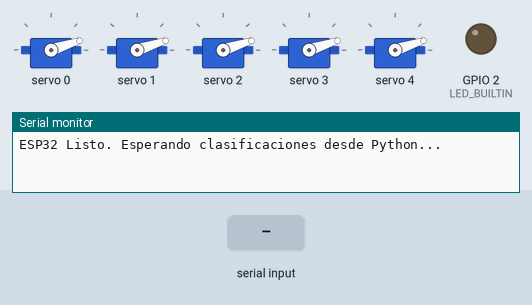
A sketch run on a simulated ESP32. Shown: 5 × servo, output pins drawn as LEDs (lit = HIGH), the last lines printed to the serial monitor. The test bench sets the inputs (shaded band).

Above: at 1.4 s.
1.5 s: "MANO_ABIERTA\n" received over Serial
At 1.9 s:
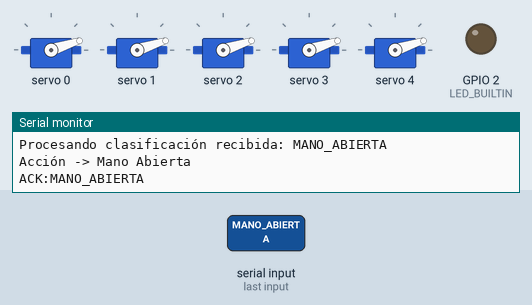
3.1 s: "PUNO\n" received over Serial
At 3.9 s:
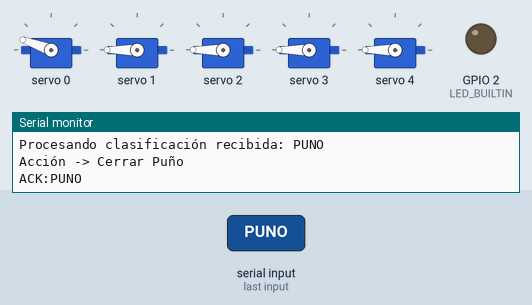
4.7 s: "LIKE\n" received over Serial
At 5.5 s:
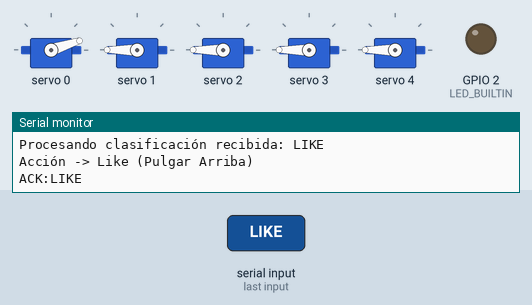
6.3 s: "ROCK\n" received over Serial
At 7.6 s:
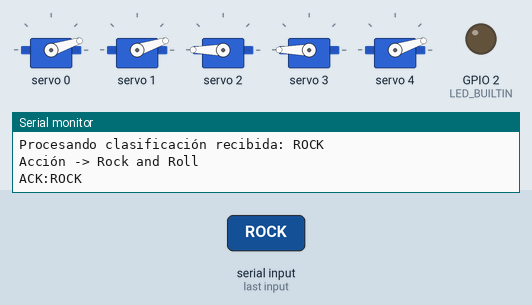
7.9 s: "NUMERO_2\n" received over Serial
At 8.3 s:
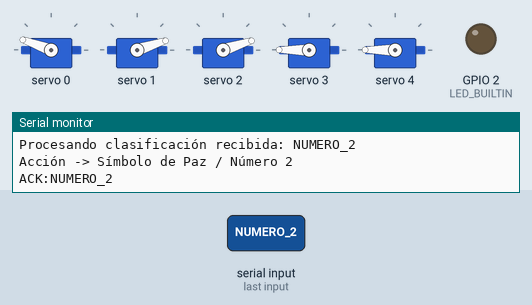
Timing chart, 0 to 10.5 s (numbered marks = the images above; inputs shaded):
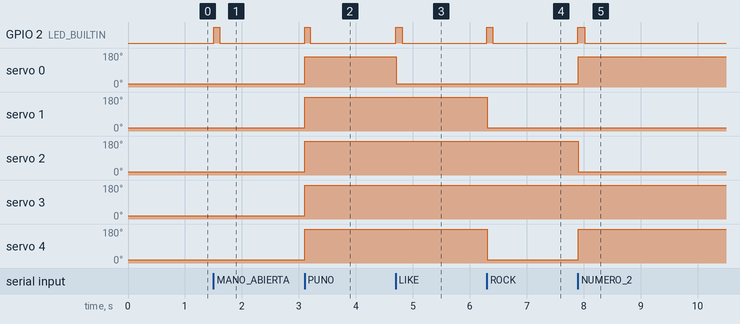

The sketch:

ejemplo_recibir_serial.ino
```cpp
/*
  ================================================================
   EJEMPLO: RECIBIR CLASIFICACIÓN DESDE PYTHON VIA PUERTO SERIAL
  ================================================================
   Este sketch muestra cómo recibir y procesar el resultado de
   un clasificador de gestos enviado desde Python por puerto serial.

   Es compatible con tu hardware:
     ESP32 + Controlador PCA9685 + 5 Servos de los dedos.

   Conexiones I2C del PCA9685 al ESP32:
     PCA9685 SDA  ──>  ESP32 GPIO 21
     PCA9685 SCL  ──>  ESP32 GPIO 22
     PCA9685 VCC  ──>  3.3V del ESP32
     PCA9685 GND  ──>  GND común
     PCA9685 V+   ──>  5V externo para servos
  ================================================================
*/

#include <Wire.h>
#include <Adafruit_PWMServoDriver.h>

// Instanciar el driver PCA9685 (dirección I2C por defecto 0x40)
Adafruit_PWMServoDriver pca = Adafruit_PWMServoDriver(0x40);

// Pines de los servos en el PCA9685
#define CANAL_PULGAR   0
#define CANAL_INDICE   1
#define CANAL_MEDIO    2
#define CANAL_ANULAR   3
#define CANAL_MENIQUE  4

// Frecuencia para servos analógicos (50Hz)
#define FRECUENCIA_SERVO  50

// Calibración de pulsos para Servos (0 a 180 grados aprox. en SG90)
// Ajusta estos valores según la respuesta física de tu mano 3D
const int ABIERTO[5] = { 150, 150, 150, 150, 150 };  // Dedo extendido
const int CERRADO[5] = { 450, 500, 500, 500, 500 };  // Dedo doblado

// LED Integrado en el ESP32 (GPIO 2) para retroalimentación visual
#define LED_BUILTIN 2

// Variables para lectura serial
String entradaSerial = "";
bool datoCompleto = false;

// ================================================================
//  Función auxiliar para mover un dedo individual
// ================================================================
void moverDedo(int canal, int estado) {
  // estado = 1 (Abierto), estado = 0 (Cerrado)
  int pulso = (estado == 1) ? ABIERTO[canal] : CERRADO[canal];

  // Limitar el pulso dentro de un rango seguro para proteger el servo
  pulso = constrain(pulso, 100, 600);
  pca.setPWM(canal, 0, pulso);
}

// ================================================================
//  Función que ejecuta un GESTO COMPLETO (combinación de 5 dedos)
// ================================================================
void ejecutarGesto(int pulgar, int indice, int medio, int anular, int menique) {
  moverDedo(CANAL_PULGAR,  pulgar);
  moverDedo(CANAL_INDICE,  indice);
  moverDedo(CANAL_MEDIO,   medio);
  moverDedo(CANAL_ANULAR,  anular);
  moverDedo(CANAL_MENIQUE, menique);
}

// ================================================================
//  Función para procesar la clasificación recibida
// ================================================================
void procesarClasificacion(String gesto) {
  gesto.trim(); // Remover espacios o saltos de línea adicionales

  if (gesto.length() == 0) return;

  Serial.print("Procesando clasificación recibida: ");
  Serial.println(gesto);

  // Encender LED integrado al recibir y procesar datos válidos
  digitalWrite(LED_BUILTIN, HIGH);

  // --- Mapeo de Clasificaciones a Movimientos de Servos ---
  if (gesto == "MANO_ABIERTA") {
    // Todos los dedos abiertos: 1, 1, 1, 1, 1
    ejecutarGesto(1, 1, 1, 1, 1);
    Serial.println("Acción -> Mano Abierta");
  }
  else if (gesto == "PUNO") {
    // Todos los dedos cerrados: 0, 0, 0, 0, 0
    ejecutarGesto(0, 0, 0, 0, 0);
    Serial.println("Acción -> Cerrar Puño");
  }
  else if (gesto == "LIKE") {
    // Solo pulgar abierto: 1, 0, 0, 0, 0
    ejecutarGesto(1, 0, 0, 0, 0);
    Serial.println("Acción -> Like (Pulgar Arriba)");
  }
  else if (gesto == "ROCK") {
    // Pulgar, índice y meñique abiertos: 1, 1, 0, 0, 1
    ejecutarGesto(1, 1, 0, 0, 1);
    Serial.println("Acción -> Rock and Roll");
  }
  else if (gesto == "NUMERO_2" || gesto == "AMOR_Y_PAZ") {
    // Índice y medio abiertos: 0, 1, 1, 0, 0
    ejecutarGesto(0, 1, 1, 0, 0);
    Serial.println("Acción -> Símbolo de Paz / Número 2");
  }
  else {
    Serial.print("Clasificación no reconocida: ");
    Serial.println(gesto);
  }

  delay(100);
  digitalWrite(LED_BUILTIN, LOW); // Apagar LED
}

// ================================================================
void setup() {
  // Inicializar comunicación serial a la velocidad configurada (9600 baudios)
  Serial.begin(9600);
  entradaSerial.reserve(50); // Reservar memoria para evitar fragmentación

  // Configurar pin del LED incorporado
  pinMode(LED_BUILTIN, OUTPUT);
  digitalWrite(LED_BUILTIN, LOW);

  // Inicializar I2C y PCA9685
  Wire.begin();
  pca.begin();
  pca.setPWMFreq(FRECUENCIA_SERVO);

  delay(200);

  // Posición inicial segura: mano abierta
  ejecutarGesto(1, 1, 1, 1, 1);

  Serial.println("ESP32 Listo. Esperando clasificaciones desde Python...");
}

// ================================================================
void loop() {
  // 1. Leer los datos entrantes del puerto serial
  while (Serial.available() > 0) {
    char caracter = (char)Serial.read();

    // Si encontramos el salto de línea '\n', el mensaje está completo
    if (caracter == '\n') {
      datoCompleto = true;
    } else {
      entradaSerial += caracter; // Ir acumulando los caracteres
    }
  }

  // 2. Procesar el dato cuando se reciba por completo
  if (datoCompleto) {
    procesarClasificacion(entradaSerial);

    // Responder a Python como confirmación de recepción (Echo)
    Serial.print("ACK:");
    Serial.println(entradaSerial);

    // Limpiar variables para la siguiente lectura
    entradaSerial = "";
    datoCompleto = false;
  }
}
```

Measured:
- after the input at 1.5 s, GPIO 2 (LED_BUILTIN): LOW → HIGH at once, → LOW 0.11 s later
- after the input at 3.1 s, GPIO 2 (LED_BUILTIN): LOW → HIGH at once, → LOW 0.10 s later; servo 0: 18° → 160° at once; servo 1–4: 18° → 180° at once
- after the input at 4.7 s, GPIO 2 (LED_BUILTIN): LOW → HIGH at once, → LOW 0.11 s later; servo 0: 160° → 18° at once
- after the input at 6.3 s, GPIO 2 (LED_BUILTIN): LOW → HIGH at once, → LOW 0.10 s later; servo 1, servo 4: 180° → 18° at once
- after the input at 7.9 s, GPIO 2 (LED_BUILTIN): LOW → HIGH at once, → LOW 0.12 s later; servo 0: 18° → 160° at once; servo 2: 180° → 18° at once; servo 4: 18° → 180° at once
